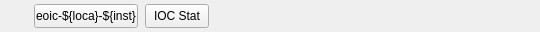
<?xml version="1.0" encoding="UTF-8"?>
<ui version="4.0">
 <class>Form</class>
 <widget class="QWidget" name="Form">
  <property name="geometry">
   <rect>
    <x>0</x>
    <y>0</y>
    <width>540</width>
    <height>32</height>
   </rect>
  </property>
  <property name="windowTitle">
   <string>Form</string>
  </property>
  <widget class="PyDMLabel" name="PyDMLabel">
   <property name="geometry">
    <rect>
     <x>0</x>
     <y>4</y>
     <width>24</width>
     <height>24</height>
    </rect>
   </property>
   <property name="toolTip">
    <string/>
   </property>
   <property name="alignment">
    <set>Qt::AlignRight|Qt::AlignTrailing|Qt::AlignVCenter</set>
   </property>
   <property name="alarmSensitiveContent" stdset="0">
    <bool>true</bool>
   </property>
   <property name="channel" stdset="0">
    <string>${DEV}:${LOCA}:${INST}:LN_ID</string>
   </property>
  </widget>
  <widget class="PyDMFrame" name="PyDMFrame">
   <property name="geometry">
    <rect>
     <x>30</x>
     <y>0</y>
     <width>112</width>
     <height>32</height>
    </rect>
   </property>
   <property name="toolTip">
    <string/>
   </property>
   <property name="alarmSensitiveBorder" stdset="0">
    <bool>true</bool>
   </property>
   <property name="channel" stdset="0">
    <string>${DEV2}:${LOCA}:${INST}:STATSUMY.SEVR</string>
   </property>
   <widget class="PyDMEDMDisplayButton" name="PyDMEDMDisplayButton">
    <property name="geometry">
     <rect>
      <x>4</x>
      <y>4</y>
      <width>104</width>
      <height>24</height>
     </rect>
    </property>
    <property name="toolTip">
     <string/>
    </property>
    <property name="text">
     <string>eoic-${loca}-${inst}</string>
    </property>
    <property name="filenames" stdset="0">
     <stringlist>
      <string>mps_linknode</string>
     </stringlist>
    </property>
    <property name="showIcon" stdset="0">
     <bool>false</bool>
    </property>
    <property name="macros" stdset="0">
     <stringlist>
      <string>PRIM=${DEV},LOCA=${LOCA},UNIT=${INST}</string>
     </stringlist>
    </property>
    <property name="openInNewWindow" stdset="0">
     <bool>true</bool>
    </property>
   </widget>
  </widget>
  <widget class="PyDMLabel" name="PyDMLabel_2">
   <property name="geometry">
    <rect>
     <x>215</x>
     <y>4</y>
     <width>72</width>
     <height>24</height>
    </rect>
   </property>
   <property name="toolTip">
    <string/>
   </property>
   <property name="alarmSensitiveContent" stdset="0">
    <bool>true</bool>
   </property>
   <property name="channel" stdset="0">
    <string>${DEV}:${LOCA}:${INST}:HEARTBEAT</string>
   </property>
  </widget>
  <widget class="PyDMLabel" name="PyDMLabel_3">
   <property name="geometry">
    <rect>
     <x>295</x>
     <y>4</y>
     <width>88</width>
     <height>24</height>
    </rect>
   </property>
   <property name="toolTip">
    <string/>
   </property>
   <property name="alarmSensitiveContent" stdset="0">
    <bool>true</bool>
   </property>
   <property name="channel" stdset="0">
    <string>${DEV}:${LOCA}:${INST}:LN_TYPE</string>
   </property>
  </widget>
  <widget class="PyDMLabel" name="PyDMLabel_4">
   <property name="geometry">
    <rect>
     <x>390</x>
     <y>4</y>
     <width>48</width>
     <height>24</height>
    </rect>
   </property>
   <property name="toolTip">
    <string/>
   </property>
   <property name="alarmSensitiveContent" stdset="0">
    <bool>true</bool>
   </property>
   <property name="channel" stdset="0">
    <string>${DEV}:${LOCA}:${INST}:FPGA_VERSION</string>
   </property>
   <property name="displayFormat" stdset="0">
    <enum>PyDMLabel::Hex</enum>
   </property>
  </widget>
  <widget class="PyDMLabel" name="PyDMLabel_5">
   <property name="geometry">
    <rect>
     <x>445</x>
     <y>4</y>
     <width>95</width>
     <height>24</height>
    </rect>
   </property>
   <property name="toolTip">
    <string/>
   </property>
   <property name="alarmSensitiveContent" stdset="0">
    <bool>true</bool>
   </property>
   <property name="channel" stdset="0">
    <string>${DEV}:${LOCA}:${INST}:DB_VERSION.SVAL</string>
   </property>
  </widget>
  <widget class="PyDMEDMDisplayButton" name="PyDMEDMDisplayButton_2">
   <property name="geometry">
    <rect>
     <x>145</x>
     <y>4</y>
     <width>64</width>
     <height>24</height>
    </rect>
   </property>
   <property name="toolTip">
    <string/>
   </property>
   <property name="text">
    <string>IOC Stat</string>
   </property>
   <property name="filenames" stdset="0">
    <stringlist>
     <string>ioc_rtems_acsw</string>
    </stringlist>
   </property>
   <property name="showIcon" stdset="0">
    <bool>false</bool>
   </property>
   <property name="macros" stdset="0">
    <stringlist>
     <string>ioc=${DEV}:${LOCA}:${INST},acsw=ACSW:${LOCA}:NW03,plug=1,aswhost=acsw-${loca}-nw03</string>
    </stringlist>
   </property>
   <property name="openInNewWindow" stdset="0">
    <bool>true</bool>
   </property>
  </widget>
 </widget>
 <customwidgets>
  <customwidget>
   <class>PyDMEDMDisplayButton</class>
   <extends>PyDMRelatedDisplayButton</extends>
   <header>edmbutton.edm_button</header>
   <container>1</container>
  </customwidget>
  <customwidget>
   <class>PyDMLabel</class>
   <extends>QLabel</extends>
   <header>pydm.widgets.label</header>
  </customwidget>
  <customwidget>
   <class>PyDMRelatedDisplayButton</class>
   <extends>QPushButton</extends>
   <header>pydm.widgets.related_display_button</header>
  </customwidget>
  <customwidget>
   <class>PyDMFrame</class>
   <extends>QFrame</extends>
   <header>pydm.widgets.frame</header>
   <container>1</container>
  </customwidget>
 </customwidgets>
 <resources/>
 <connections/>
</ui>
